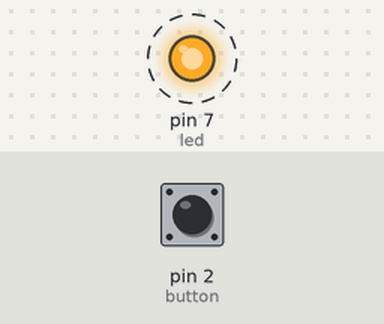
A sketch run on a simulated Arduino Uno, built with avr-gcc and run on an emulated ATmega328P. Parts: output pins drawn as LEDs (lit = HIGH). Dashed ring = blinking. The test bench sets the inputs (shaded band); at power-on: pin 2 (button) LOW.

Above: at 1.25 s.
1.3 s: pin 2 (button) pulled HIGH for 3.2 s
At 1.9 s:
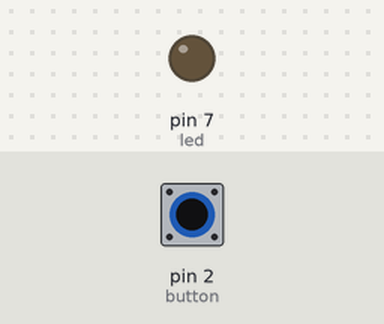
At 2.7 s:
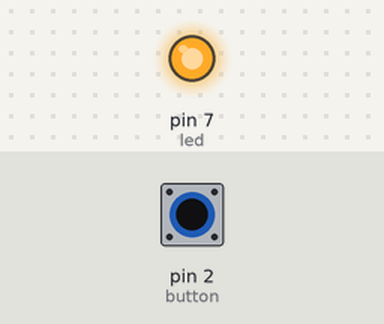
Timing chart, 0 to 12.0 s (numbered marks = the images above; inputs shaded):
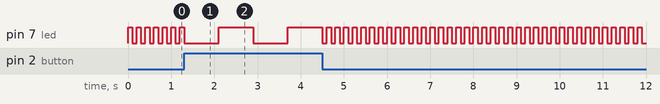

The sketch:

Task_2_Easy.ino
```cpp
int button=2;
int dl= 100;
int led=7;

void setup()
{
  pinMode(button,INPUT);
  pinMode(led,OUTPUT);
  attachInterrupt(0,switcher,HIGH);

}
 void switcher()
 {
   if (dl==100)
   {
     dl=800;
   }
   else
   {
     dl=100;
   }
   delay(300);
 }
  void loop()
 {
   digitalWrite(led,HIGH);
   delay(dl);
   digitalWrite(led,LOW);
   delay(dl);
 }
```
